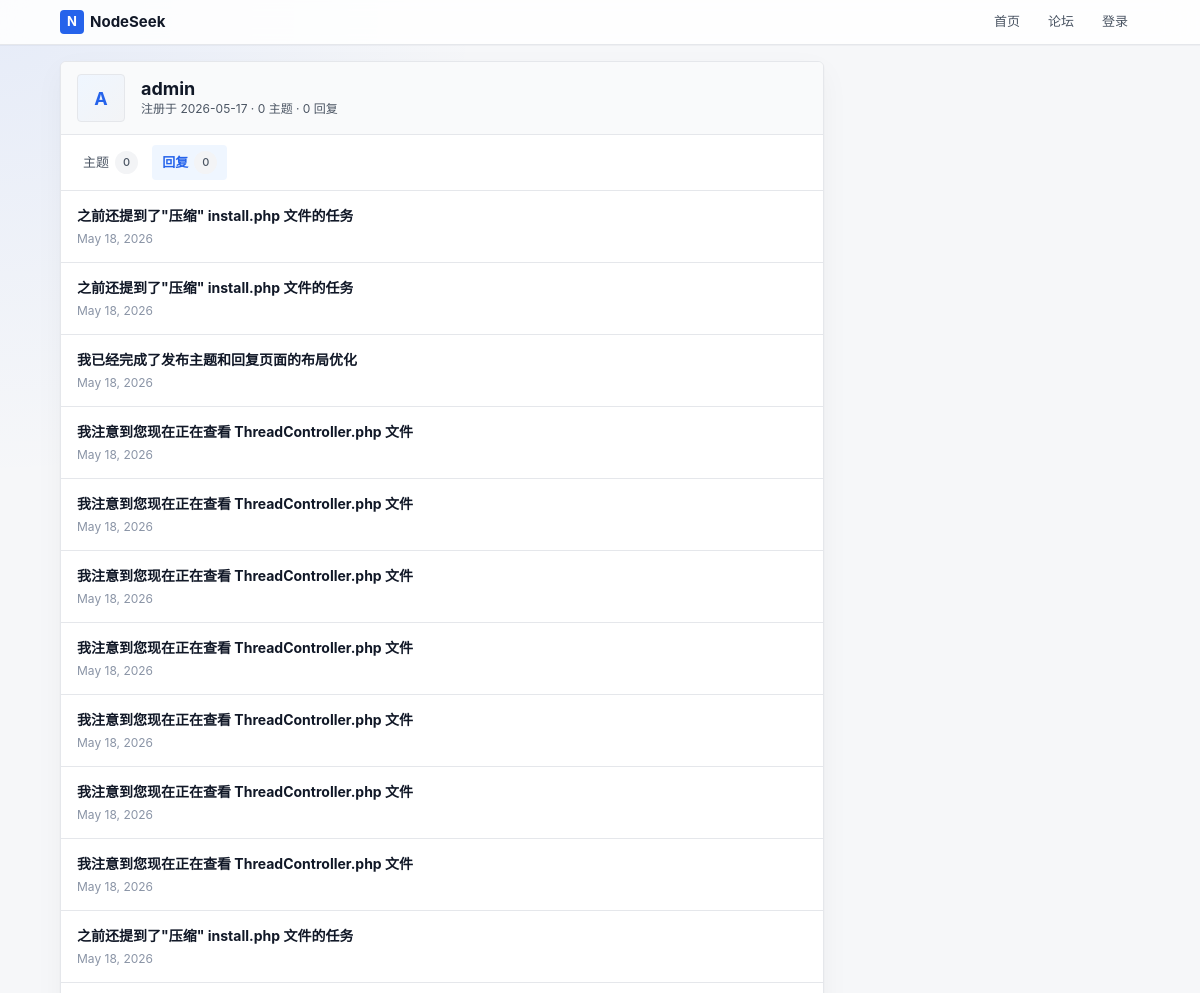
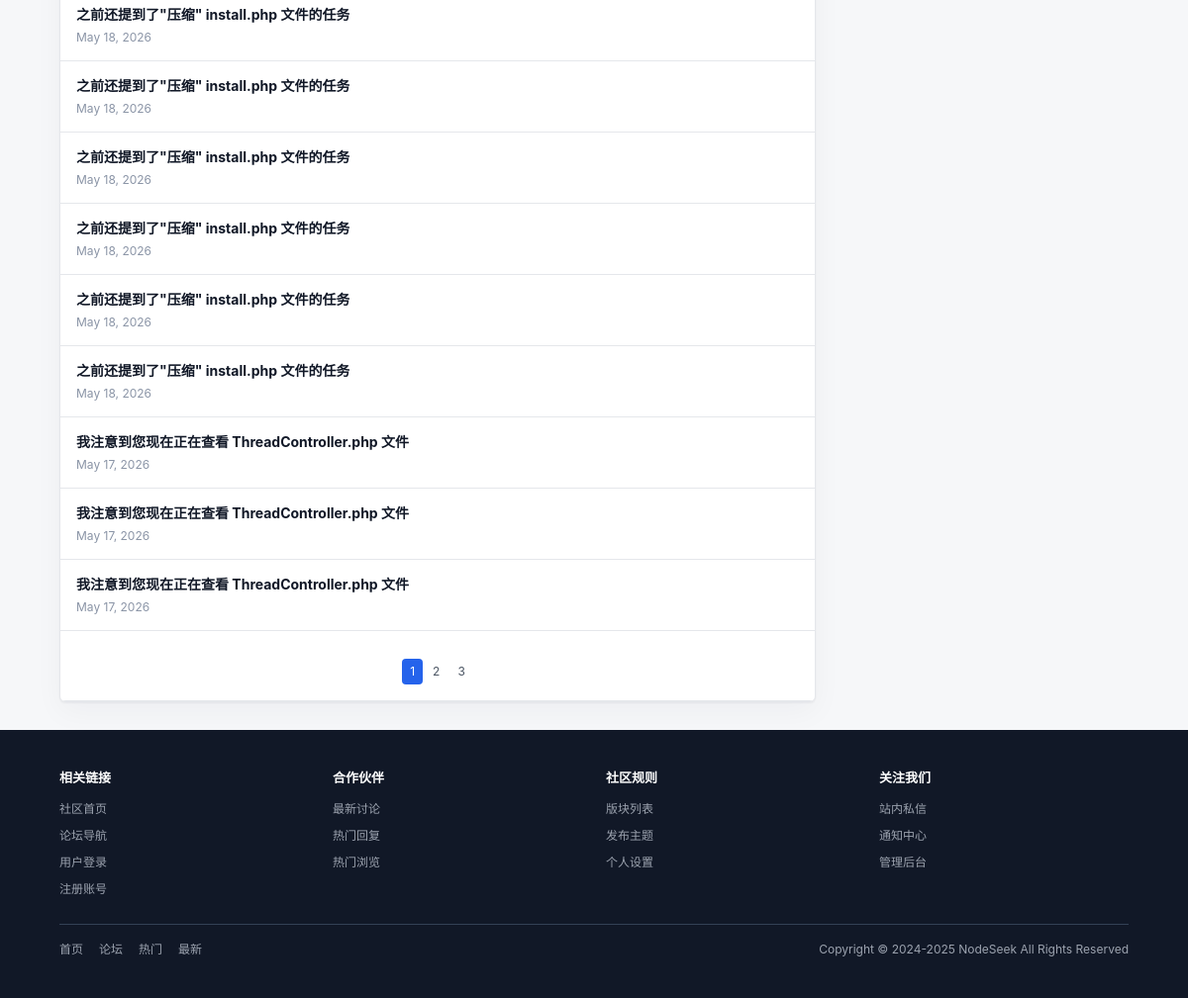
Page /index.php?c=member&a=profile&uid=1&type=replies on the committed database (2 pictures, top to bottom).
### tables this page shows
CREATE TABLE next_member (
        uid INTEGER PRIMARY KEY AUTOINCREMENT,
        username VARCHAR(50) NOT NULL DEFAULT '',
        gid INTEGER NOT NULL DEFAULT 0,
        avatar INTEGER NOT NULL DEFAULT 0,
        password VARCHAR(255) NOT NULL DEFAULT '',
        auth_secret VARCHAR(50) NOT NULL DEFAULT '',
        auth_enabled INTEGER NOT NULL DEFAULT 0,
        notify_num INTEGER NOT NULL DEFAULT 0,
        credit INTEGER NOT NULL DEFAULT 0,
        reg_ip VARCHAR(50) NOT NULL DEFAULT '',
        reg_date INTEGER NOT NULL DEFAULT 0,
        last_ip VARCHAR(50) NOT NULL DEFAULT '',
        last_visit INTEGER NOT NULL DEFAULT 0,
        reply_time INTEGER NOT NULL DEFAULT 0,
        reply_num INTEGER NOT NULL DEFAULT 0,
        thread_num INTEGER NOT NULL DEFAULT 0,
        fav_num INTEGER NOT NULL DEFAULT 0,
        inbox_num INTEGER NOT NULL DEFAULT 0,
        outbox_num INTEGER NOT NULL DEFAULT 0,
        log_num INTEGER NOT NULL DEFAULT 0,
        email VARCHAR(80) NOT NULL DEFAULT '',
        email_status INTEGER NOT NULL DEFAULT 0,
        signin_time INTEGER NOT NULL DEFAULT 0,
        invisible INTEGER NOT NULL DEFAULT 0,
        timeoffset VARCHAR(10) NOT NULL DEFAULT '',
        search_time INTEGER NOT NULL DEFAULT 0,
        status INTEGER NOT NULL DEFAULT 0
    );

CREATE TABLE next_post (
        pid INTEGER PRIMARY KEY AUTOINCREMENT,
        fid INTEGER NOT NULL DEFAULT 0,
        tid INTEGER NOT NULL DEFAULT 0,
        is_thread INTEGER NOT NULL DEFAULT 0,
        uid INTEGER NOT NULL DEFAULT 0,
        dateline INTEGER NOT NULL DEFAULT 0,
        report_time INTEGER NOT NULL DEFAULT 0,
        message TEXT NOT NULL,
        ip VARCHAR(50) NOT NULL DEFAULT '',
        rate_num INTEGER NOT NULL DEFAULT 0,
        sort_order INTEGER NOT NULL DEFAULT 0,
        reply_num INTEGER NOT NULL DEFAULT 0,
        quote_pid INTEGER NOT NULL DEFAULT 0,
        quote_uid INTEGER NOT NULL DEFAULT 0,
        quote_floor INTEGER NOT NULL DEFAULT 0
    );

CREATE TABLE next_thread (
        tid INTEGER PRIMARY KEY AUTOINCREMENT,
        fid INTEGER NOT NULL DEFAULT 0,
        pid INTEGER NOT NULL DEFAULT 0,
        typeid INTEGER NOT NULL DEFAULT 0,
        read_perm INTEGER NOT NULL DEFAULT 0,
        uid INTEGER NOT NULL DEFAULT 0,
        pm_uid INTEGER NOT NULL DEFAULT 0,
        subject VARCHAR(255) NOT NULL DEFAULT '',
        hash VARCHAR(255) NOT NULL DEFAULT '',
        dateline INTEGER NOT NULL DEFAULT 0,
        sort_order INTEGER NOT NULL DEFAULT 0,
        highlight INTEGER NOT NULL DEFAULT 0,
        digest INTEGER NOT NULL DEFAULT 0,
        closed INTEGER NOT NULL DEFAULT 0,
        reply_time INTEGER NOT NULL DEFAULT 0,
        reply_uid INTEGER NOT NULL DEFAULT 0,
        reply_num INTEGER NOT NULL DEFAULT 0,
        view_num INTEGER NOT NULL DEFAULT 0,
        fav_num INTEGER NOT NULL DEFAULT 0,
        log_num INTEGER NOT NULL DEFAULT 0
    );

### controllers/MemberController.php (called while the page is built, shortened)
<?php
class MemberController {
    public static function profile() {
        $uid = isset($_GET['uid']) ? (int)$_GET['uid'] : 0;
        $member = MemberModel::get($uid);
        $type = isset($_GET['type']) ? $_GET['type'] : 'threads';
        switch ($type) {
            case 'replies':
                $posts = PostModel::getUserPosts($uid, isset($_GET['page']) ? (int)$_GET['page'] : 1);
                if (!empty($posts)) {
                    $tids = array_unique(array_column($posts, 'tid'));
                    $threads = ThreadModel::getThreadsByTids($tids);
                }
                break;
        }
        Template::display('member/profile');
    }
}
?>

### index.php (called while the page is built, shortened)
<?php
require ROOT_PATH . '/lib/Autoloader.php';
$controller = isset($_GET['c']) ? $_GET['c'] : 'home';
$action = isset($_GET['a']) ? $_GET['a'] : 'index';
$controllerClass = ucfirst($controller) . 'Controller';
$params = [];
call_user_func_array([$controllerClass, $action], $params);
?>

### lib/Autoloader.php (called while the page is built, shortened)
<?php
class Autoloader {
    public static function load($class) {
        $class = strtolower($class);
        $paths = [
            ROOT_PATH . '/lib/' . $class . '.php',
            ROOT_PATH . '/models/' . $class . '.php',
            ROOT_PATH . '/controllers/' . $class . '.php',
        ];
        foreach ($paths as $path) {
            if (file_exists($path)) {
                return;
            }
        }
    }
}

### config/database.php (called while the page is built)
<?php
return [
    'default' => 'sqlite',
    'connections' => [
        'sqlite' => [
            'driver' => 'sqlite',
            'database' => ROOT_PATH . '/database/forum.db',
        ],
    ],
];

### lib/Database.php (called while the page is built, shortened)
<?php
class Database {
    private static $instance = null;
    private $config = null;
    private function __construct() {
        $this->config = require ROOT_PATH . '/config/database.php';
    }
    public static function getInstance() {
        if (self::$instance === null) {
            self::$instance = new self();
        }
        return self::$instance;
    }
    private function connect() {
        $default = $this->config['default'];
        $connection = $this->config['connections'][$default];
        if ($connection['driver'] === 'sqlite') {
            $this->connection = new PDO('sqlite:' . $connection['database']);
        }
    }
    private static function getConnection() {
        return self::getInstance()->connection;
    }
    public static function query($sql, $params = []) {
        $stmt = self::getConnection()->prepare($sql);
        $stmt->execute($params);
        return $stmt;
    }
    public static function fetch($sql, $params = []) {
        $stmt = self::query($sql, $params);
        return $stmt->fetch(PDO::FETCH_ASSOC);
    }
    public static function fetchAll($sql, $params = []) {
        $stmt = self::query($sql, $params);
        return $stmt->fetchAll(PDO::FETCH_ASSOC);
    }
}
?>

### models/MemberModel.php (called while the page is built, shortened)
<?php
class MemberModel {
    public static function get($uid) {
        return Database::fetch("SELECT * FROM " . self::TABLE . " WHERE " . self::PRIMARY_KEY . " = ?", [$uid]);
    }
}
?>

### models/PostModel.php (called while the page is built, shortened)
<?php
class PostModel {
    public static function getUserPosts($uid, $page = 1) {
        $offset = ($page - 1) * 20;
        return Database::fetchAll("SELECT * FROM " . self::TABLE . " WHERE uid = ? AND is_thread = 0 ORDER BY pid DESC LIMIT 20 OFFSET ?", [$uid, $offset]);
    }
}
?>

### models/ThreadModel.php (called while the page is built, shortened)
<?php
class ThreadModel {
    public static function getThreadsByTids($tids) {
        $tids = array_values(array_filter(array_unique(array_map('intval', $tids))));
        $placeholders = implode(',', array_fill(0, count($tids), '?'));
        $sql = "SELECT tid, subject, fid, reply_num, view_num, dateline FROM " . self::TABLE . " WHERE tid IN ($placeholders)";
        $threads = Database::fetchAll($sql, $tids);
        return array_column($threads, null, 'tid');
    }
}
?>

### templates/member/profile.php (the view, shortened to what this page needs)
<div class="grid grid-cols-3">
    <div class="main-content">
        <div class="card">
            <div class="card-header">
                <div class="flex items-center gap-lg min-width-0">
                    <div class="avatar avatar-lg flex-shrink-0">
                        <?php echo strtoupper(substr($member['username'], 0, 1)); ?>
                    </div>
                    <div class="min-width-0">
                        <h2><?php echo htmlspecialchars($member['username']); ?></h2>
                        <div class="text-secondary font-sm">
                            注册于 <?php echo date('Y-m-d', $member['reg_date']); ?> ·
                            <?php echo $member['thread_num']; ?> 主题 ·
                            <?php echo $member['reply_num']; ?> 回复
                        </div>
                    </div>
                </div>
            </div>
            <div class="card-body">
                <div class="tabs">
                    <a href="index.php?c=member&a=profile&uid=<?php echo $member['uid']; ?>" class="tab <?php echo $type == 'threads' ? 'active' : ''; ?>">
                        <span>主题</span>
                        <span class="badge badge-gray"><?php echo $member['thread_num']; ?></span>
                    </a>
                    <a href="index.php?c=member&a=profile&uid=<?php echo $member['uid']; ?>&type=replies" class="tab <?php echo $type == 'replies' ? 'active' : ''; ?>">
                        <span>回复</span>
                        <span class="badge badge-gray"><?php echo $member['reply_num']; ?></span>
                    </a>
                </div>
                <?php if ($type == 'threads'): ?>
                    <?php if ($threads): ?>
                        <?php foreach ($threads as $thread): ?>
                            <a href="index.php?c=thread&a=index&tid=<?php echo $thread['tid']; ?>" class="list-item">
                                <div class="item-info">
                                    <div class="item-title"><?php echo htmlspecialchars($thread['subject']); ?></div>
                                    <div class="item-meta">
                                        <?php echo date('M j, Y', $thread['dateline']); ?> · <?php echo $thread['reply_num']; ?> 回复 · <?php echo $thread['view_num']; ?> 浏览
                                    </div>
                                </div>
                            </a>
                        <?php endforeach; ?>
                    <?php else: ?>
                        <div class="empty-state">
                            <p>暂无主题</p>
                        </div>
                    <?php endif; ?>
                <?php elseif ($type == 'replies'): ?>
                    <?php if ($posts): ?>
                        <?php foreach ($posts as $post): ?>
                            <?php $thread = $threads[$post['tid']] ?? null; ?>
                            <a href="index.php?c=thread&a=index&tid=<?php echo $post['tid']; ?>" class="list-item">
                                <div class="item-info">
                                    <div class="item-title"><?php echo $thread ? htmlspecialchars($thread['subject']) : '已删除'; ?></div>
                                    <div class="item-meta"><?php echo date('M j, Y', $post['dateline']); ?></div>
                                </div>
                            </a>
                        <?php endforeach; ?>
                    <?php else: ?>
                        <div class="empty-state">
                            <p>暂无回复</p>
                        </div>
                    <?php endif; ?>
                <?php endif; ?>
                <?php if ($pages > 1): ?>
                    <div class="pagination-container">
                        <div class="pagination">
                            <?php for ($i = 1; $i <= $pages; $i++): ?>
                                <a href="index.php?c=member&a=profile&uid=<?php echo $member['uid']; ?>&type=<?php echo $type; ?>&page=<?php echo $i; ?>" class="<?php echo $page == $i ? 'active' : ''; ?>">
                                    <?php echo $i; ?>
                                </a>
                            <?php endfor; ?>
                        </div>
                    </div>
                <?php endif; ?>
            </div>
        </div>
    </div>
</div>

### assets/css/style.css (style rules this page uses)
* { box-sizing: border-box; margin: 0; padding: 0; }
:root { --primary: #2563eb; --primary-hover: #1d4ed8; --primary-soft: #eff6ff; --success: #16a34a; --danger: #dc2626; --warning: #d97706; --bg-page: #f6f7f9; --bg-header: rgba(255,255,255,0.86); --bg-card: #ffffff; --bg-hover: #f3f4f6; --bg-soft: #f9fafb; --text: #111827; --text-secondary: #4b5563; --text-muted: #8a94a6; --border: #e5e7eb; --border-strong: #d1d5db; --shadow: 0 1px 2px rgba(15,23,42,0.05), 0 10px 30px rgba(15,23,42,0.04); --radius-sm: 4px; --radius-md: 6px; --footer-bg: #111827; --footer-text: #9ca3af; }
html { color-scheme: light; }
body { min-height: 100vh; background: radial-gradient(circle at top left, rgba(37,99,235,0.08), transparent 30rem), var(--bg-page); color: var(--text); font-family: -apple-system, BlinkMacSystemFont, "Segoe UI", Roboto, "Helvetica Neue", Arial, sans-serif; font-size: 14px; line-height: 1.5; text-rendering: optimizeLegibility; -webkit-font-smoothing: antialiased; }
a { color: var(--primary); text-decoration: none; }
h1, h2, h3, h4 { color: var(--text); line-height: 1.25; letter-spacing: 0; }
h2 { font-size: 18px; font-weight: 700; }
.grid { display: grid; gap: 12px; }
.grid-cols-3 { grid-template-columns: 1fr 300px; gap: 16px; }
.flex { display: flex; }
.flex-shrink-0 { flex-shrink: 0; }
.items-center { align-items: center; }
.min-width-0 { min-width: 0; }
.gap-lg { gap: 16px; }
.text-secondary { color: var(--text-secondary); }
.text-sm, .font-sm { font-size: 12px; }
.card { margin-bottom: 12px; overflow: hidden; border: 1px solid var(--border); border-radius: var(--radius-md); background: var(--bg-card); box-shadow: var(--shadow); }
.card-header, .reply-header, .sidebar-header { display: flex; align-items: center; justify-content: space-between; padding: 12px 16px; border-bottom: 1px solid var(--border); background: var(--bg-soft); }
.card-header h2, .card-header h3, .reply-header h3, .sidebar-header h3 { margin: 0; }
.card-body { padding: 0; border: 0; }
.badge { display: inline-flex; align-items: center; gap: 2px; padding: 2px 7px; border: 1px solid transparent; border-radius: 999px; background: var(--bg-hover); color: var(--text-secondary); font-size: 11px; font-weight: 500; }
.badge-gray { background: var(--bg-hover); color: var(--text-secondary); }
.tabs { display: flex; gap: 4px; padding: 10px 12px; border-bottom: 1px solid var(--border); }
.tabs .tab, .tabs button.tab { display: inline-flex; align-items: center; gap: 6px; min-height: 30px; padding: 6px 10px; border: 0; border-radius: var(--radius-sm); background: transparent; color: var(--text-secondary); font: inherit; font-size: 13px; text-decoration: none; cursor: pointer; }
.tabs .tab.active, .tabs button.tab.active { background: var(--primary-soft); color: var(--primary); font-weight: 700; }
.list-item, .thread-item, .related-item, .menu-item { color: inherit; }
.list-item { display: flex; align-items: center; justify-content: space-between; gap: 12px; padding: 14px 16px; border-bottom: 1px solid var(--border); }
.item-info { min-width: 0; }
.item-title { overflow: hidden; color: var(--text); font-weight: 650; text-overflow: ellipsis; white-space: nowrap; }
.item-meta { margin-top: 4px; color: var(--text-muted); font-size: 12px; }
.avatar { display: flex; align-items: center; justify-content: center; overflow: hidden; border: 1px solid var(--border); border-radius: var(--radius-sm); background: linear-gradient(135deg, var(--primary-soft), var(--bg-hover)); color: var(--primary); font-weight: 650; }
.avatar-lg { width: 48px; height: 48px; font-size: 18px; }
.pagination-container { display: flex; justify-content: center; padding: 16px 0; border-bottom: 1px solid var(--border); }
.pagination { display: flex; flex-wrap: wrap; gap: 2px; margin-top: 12px; }
.pagination a { padding: 4px 8px; border-radius: var(--radius-sm); color: var(--text-secondary); font-size: 12px; text-decoration: none; }
.pagination a.active { background: var(--primary); color: #fff; }

### rows in the picture
next_member: username "A", username "admin", reg_date "2026-05-17", thread_num "0", reply_num "0"
next_post: tid.subject "之前还提到了\"压缩\" install.php 文件的任务", dateline "May 18, 2026"
next_post: tid.subject "之前还提到了\"压缩\" install.php 文件的任务", dateline "May 18, 2026"
next_post: tid.subject "我已经完成了发布主题和回复页面的布局优化", dateline "May 18, 2026"
next_post: tid.subject "我注意到您现在正在查看 ThreadController.php 文件", dateline "May 18, 2026"
next_post: tid.subject "我注意到您现在正在查看 ThreadController.php 文件", dateline "May 18, 2026"
next_post: tid.subject "我注意到您现在正在查看 ThreadController.php 文件", dateline "May 18, 2026"
next_post: tid.subject "我注意到您现在正在查看 ThreadController.php 文件", dateline "May 18, 2026"
next_post: tid.subject "我注意到您现在正在查看 ThreadController.php 文件", dateline "May 18, 2026"
next_post: tid.subject "我注意到您现在正在查看 ThreadController.php 文件", dateline "May 18, 2026"
next_post: tid.subject "我注意到您现在正在查看 ThreadController.php 文件", dateline "May 18, 2026"
next_post: tid.subject "之前还提到了\"压缩\" install.php 文件的任务", dateline "May 18, 2026"
next_post: tid.subject "之前还提到了\"压缩\" install.php 文件的任务", dateline "May 18, 2026"
next_post: tid.subject "之前还提到了\"压缩\" install.php 文件的任务", dateline "May 18, 2026"
next_post: tid.subject "之前还提到了\"压缩\" install.php 文件的任务", dateline "May 18, 2026"
next_post: tid.subject "之前还提到了\"压缩\" install.php 文件的任务", dateline "May 18, 2026"
next_post: tid.subject "之前还提到了\"压缩\" install.php 文件的任务", dateline "May 18, 2026"
next_post: tid.subject "之前还提到了\"压缩\" install.php 文件的任务", dateline "May 18, 2026"
next_post: tid.subject "我注意到您现在正在查看 ThreadController.php 文件", dateline "May 17, 2026"
next_post: tid.subject "我注意到您现在正在查看 ThreadController.php 文件", dateline "May 17, 2026"
next_post: tid.subject "我注意到您现在正在查看 ThreadController.php 文件", dateline "May 17, 2026"
